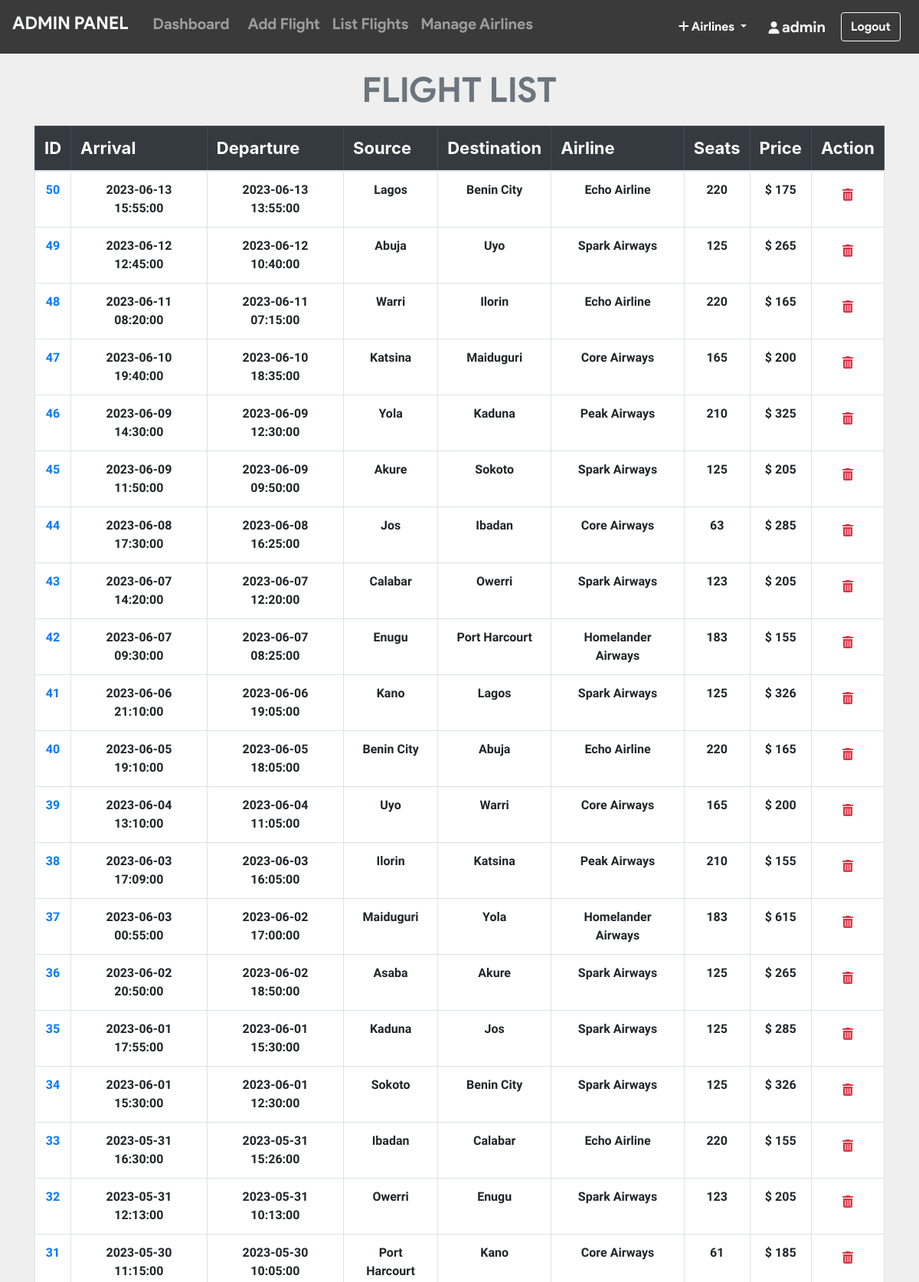
The app's page /admin/all_flights.php (signed in, upper part) with its own data.
### tables this page shows
CREATE TABLE `flight` (
  `flight_id` int(11) NOT NULL AUTO_INCREMENT,
  `admin_id` int(11) NOT NULL,
  `arrivale` datetime NOT NULL,
  `departure` datetime NOT NULL,
  `Destination` varchar(20) NOT NULL,
  `source` varchar(20) NOT NULL,
  `airline` varchar(20) NOT NULL,
  `Seats` varchar(110) NOT NULL,
  `duration` varchar(20) NOT NULL,
  `Price` int(11) NOT NULL,
  `status` varchar(6) DEFAULT NULL,
  `issue` varchar(50) DEFAULT NULL,
  `last_seat` varchar(5) DEFAULT '',
  `bus_seats` int(11) DEFAULT '20',
  `last_bus_seat` varchar(5) DEFAULT '',
  PRIMARY KEY (`flight_id`),
  KEY `admin_id` (`admin_id`),
  KEY `destination` (`Destination`),
  KEY `source` (`source`),
  CONSTRAINT `flight_ibfk_1` FOREIGN KEY (`admin_id`) REFERENCES `admin` (`admin_id`)
);

### admin/all_flights.php (the view, shortened to what this page needs)
<?php include_once 'header.php'; ?>
<?php include_once 'footer.php';
require '../helpers/init_conn_db.php';?>
    <main>
        <?php if(isset($_SESSION['adminId'])) { ?>
          <div class="container-md mt-2">
            <h1 class="display-4 text-center text-secondary"
              >FLIGHT LIST</h1>
            <table class="table table-bordered">
              <thead class="table-dark">
                <tr>
                  <th scope="col">ID</th>
                  <th scope="col">Arrival</th>
                  <th scope="col">Departure</th>
                  <th scope="col">Source</th>
                  <th scope="col">Destination</th>
                  <th scope="col">Airline</th>
                  <th scope="col">Seats</th>
                  <th scope="col">Price</th>
                  <th scope="col">Action</th>
                </tr>
              </thead>
              <tbody>
                <?php
                $sql = 'SELECT * FROM Flight ORDER BY flight_id DESC';
                $stmt = mysqli_stmt_init($conn);
                mysqli_stmt_prepare($stmt,$sql);
                mysqli_stmt_execute($stmt);
                $result = mysqli_stmt_get_result($stmt);
                while ($row = mysqli_fetch_assoc($result)) {
                  echo "
                  <tr class='text-center'>
                    <td scope='row'>
                      <a href='pass_list.php?flight_id=".$row['flight_id']."'>
                      ".$row['flight_id']." </a> </td>
                    <td>".$row['arrivale']."</td>
                    <td>".$row['departure']."</td>
                    <td>".$row['source']."</td>
                    <td>".$row['Destination']."</td>
                    <td>".$row['airline']."</td>
                    <td>".$row['Seats']."</td>
                    <td>$ ".$row['Price']."</td>
                    <td>
                    <form action='all_flights.php' method='post'>
                      <input name='flight_id' type='hidden' value=".$row['flight_id'].">
                      <button  class='btn' type='submit' name='del_flight'>
                      <i class='text-danger fa fa-trash'></i></button>
                    </form>
                    </td>
                  </tr>
                  ";
                }
                ?>
              </tbody>
            </table>
          </div>
        <?php } ?>
    </main>

### admin/all_flights.php (style rules this page uses)
table { background-color: white; }
h1 { margin-top: 20px; margin-bottom: 20px; font-family: 'product sans'; font-size: 45px !important; font-weight: lighter; }
body { background-color: #efefef; }
th { font-size: 22px; }
td { margin-top: 10px !important; font-size: 16px; font-weight: bold; font-family: 'Assistant', sans-serif !important; }

### records on screen
flight: flight_id "50", arrivale "2023-06-13 15:55:00", departure "2023-06-13 13:55:00", source "Lagos", Destination "Benin City", airline "Echo Airline", Seats "220", Price "175"
flight: flight_id "49", arrivale "2023-06-12 12:45:00", departure "2023-06-12 10:40:00", source "Abuja", Destination "Uyo", airline "Spark Airways", Seats "125", Price "265"
flight: flight_id "48", arrivale "2023-06-11 08:20:00", departure "2023-06-11 07:15:00", source "Warri", Destination "Ilorin", airline "Echo Airline", Seats "220", Price "165"
flight: flight_id "47", arrivale "2023-06-10 19:40:00", departure "2023-06-10 18:35:00", source "Katsina", Destination "Maiduguri", airline "Core Airways", Seats "165", Price "200"
flight: flight_id "46", arrivale "2023-06-09 14:30:00", departure "2023-06-09 12:30:00", source "Yola", Destination "Kaduna", airline "Peak Airways", Seats "210", Price "325"
flight: flight_id "45", arrivale "2023-06-09 11:50:00", departure "2023-06-09 09:50:00", source "Akure", Destination "Sokoto", airline "Spark Airways", Seats "125", Price "205"
flight: flight_id "44", arrivale "2023-06-08 17:30:00", departure "2023-06-08 16:25:00", source "Jos", Destination "Ibadan", airline "Core Airways", Seats "63", Price "285"
flight: flight_id "43", arrivale "2023-06-07 14:20:00", departure "2023-06-07 12:20:00", source "Calabar", Destination "Owerri", airline "Spark Airways", Seats "123", Price "205"
flight: flight_id "42", arrivale "2023-06-07 09:30:00", departure "2023-06-07 08:25:00", source "Enugu", Destination "Port Harcourt", airline "Homelander Airways", Seats "183", Price "155"
flight: flight_id "41", arrivale "2023-06-06 21:10:00", departure "2023-06-06 19:05:00", source "Kano", Destination "Lagos", airline "Spark Airways", Seats "125", Price "326"
flight: flight_id "40", arrivale "2023-06-05 19:10:00", departure "2023-06-05 18:05:00", source "Benin City", Destination "Abuja", airline "Echo Airline", Seats "220", Price "165"
flight: flight_id "39", arrivale "2023-06-04 13:10:00", departure "2023-06-04 11:05:00", source "Uyo", Destination "Warri", airline "Core Airways", Seats "165", Price "200"
flight: flight_id "38", arrivale "2023-06-03 17:09:00", departure "2023-06-03 16:05:00", source "Ilorin", Destination "Katsina", airline "Peak Airways", Seats "210", Price "155"
flight: flight_id "37", arrivale "2023-06-03 00:55:00", departure "2023-06-02 17:00:00", source "Maiduguri", Destination "Yola", airline "Homelander Airways", Seats "183", Price "615"
flight: flight_id "36", arrivale "2023-06-02 20:50:00", departure "2023-06-02 18:50:00", source "Asaba", Destination "Akure", airline "Spark Airways", Seats "125", Price "265"
flight: flight_id "35", arrivale "2023-06-01 17:55:00", departure "2023-06-01 15:30:00", source "Kaduna", Destination "Jos", airline "Spark Airways", Seats "125", Price "285"
flight: flight_id "34", arrivale "2023-06-01 15:30:00", departure "2023-06-01 12:30:00", source "Sokoto", Destination "Benin City", airline "Spark Airways", Seats "125", Price "326"
flight: flight_id "33", arrivale "2023-05-31 16:30:00", departure "2023-05-31 15:26:00", source "Ibadan", Destination "Calabar", airline "Echo Airline", Seats "220", Price "155"
flight: flight_id "32", arrivale "2023-05-31 12:13:00", departure "2023-05-31 10:13:00", source "Owerri", Destination "Enugu", airline "Spark Airways", Seats "123", Price "205"
flight: flight_id "31", arrivale "2023-05-30 11:15:00", departure "2023-05-30 10:05:00", source "Port Harcourt", Destination "Kano", airline "Core Airways", Seats "61", Price "185"

### other values on screen
$_SESSION['adminUname'] "admin"
